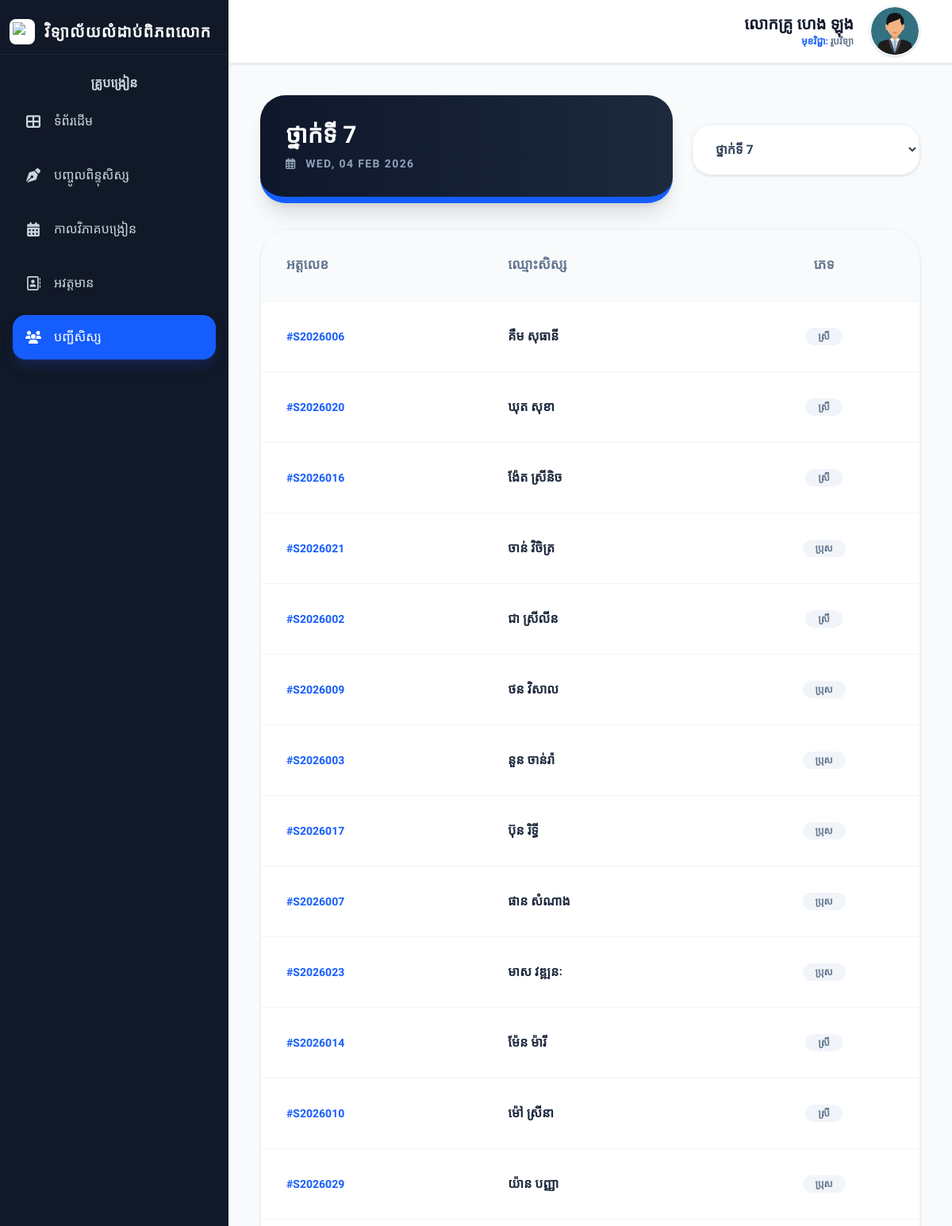
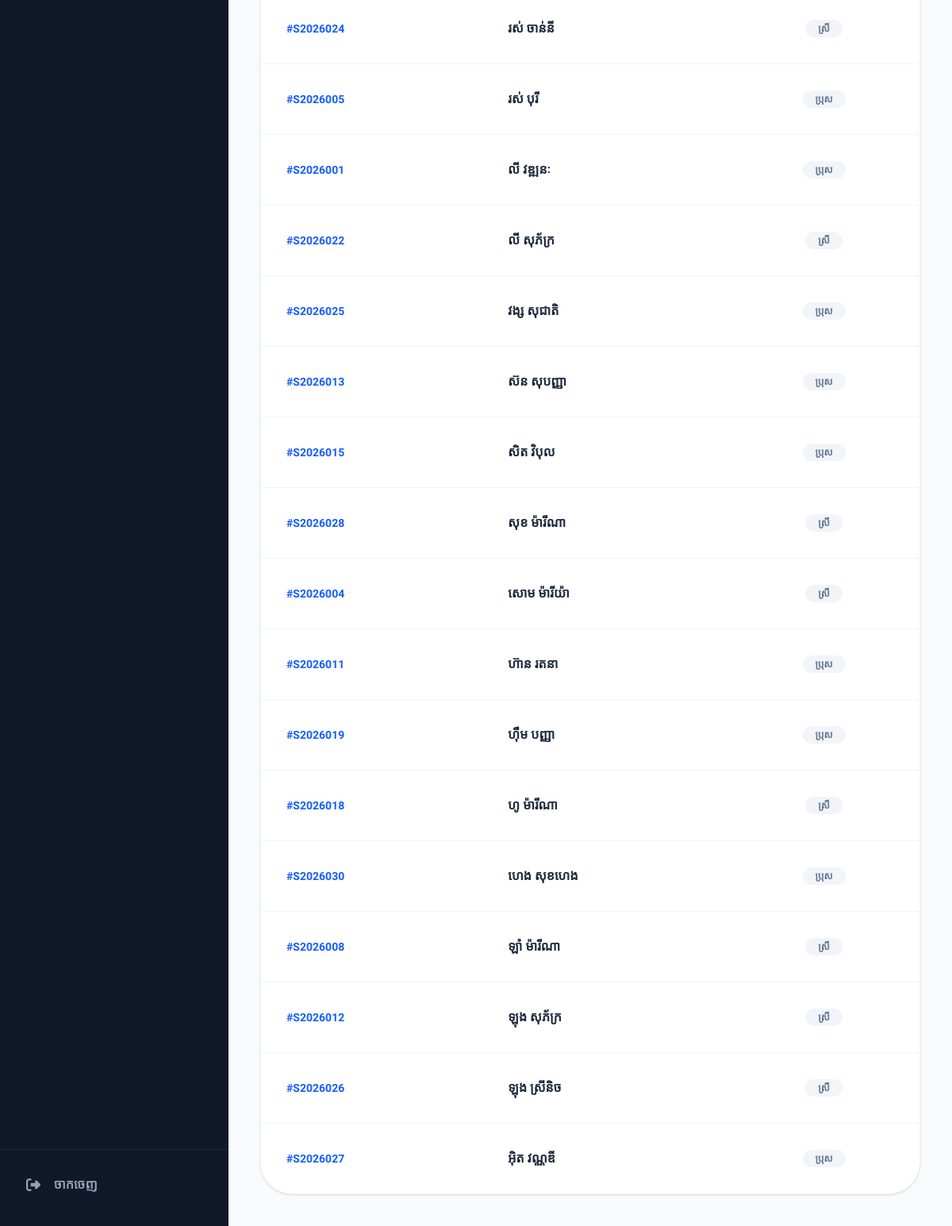
The app's page /views/teacher/student_list.php?class_id=1 (signed in) with its own data (2 pictures, top to bottom).
### tables this page shows
CREATE TABLE `teachers` (
  `teacher_id` varchar(50) NOT NULL,
  `user_id` int(11) DEFAULT NULL,
  `full_name` varchar(255) DEFAULT NULL,
  `subjects` varchar(255) DEFAULT NULL,
  `phone` varchar(20) DEFAULT NULL,
  `profile_image` varchar(255) DEFAULT 'default_user.png'
);

CREATE TABLE `students` (
  `id` int(11) NOT NULL,
  `user_id` int(11) DEFAULT NULL,
  `student_id` varchar(50) DEFAULT NULL,
  `full_name` varchar(255) DEFAULT NULL,
  `full_name_en` varchar(255) DEFAULT NULL,
  `gender` varchar(10) DEFAULT NULL,
  `dob` varchar(50) DEFAULT NULL,
  `pob` text,
  `address` text,
  `father_name` varchar(255) DEFAULT NULL,
  `mother_name` varchar(255) DEFAULT NULL,
  `father_job` varchar(100) DEFAULT NULL,
  `mother_job` varchar(100) DEFAULT NULL,
  `father_phone` varchar(20) DEFAULT NULL,
  `mother_phone` varchar(20) DEFAULT NULL,
  `stream` varchar(100) DEFAULT NULL,
  `class_name` varchar(50) DEFAULT NULL,
  `status` varchar(20) DEFAULT 'Active',
  `class_id` int(11) DEFAULT NULL,
  `academic_year` varchar(20) DEFAULT NULL,
  `photo` varchar(255) DEFAULT 'default.png',
  `profile_img` varchar(255) DEFAULT NULL,
  `phone` varchar(50) DEFAULT NULL,
  `parent_phone` varchar(20) DEFAULT NULL
);

### views/teacher/student_list.php (the view, shortened to what this page needs)
<?php
require_once '../../config/db.php';
$u_id = $_SESSION['user_id'] ?? 0;
$teacher_query = mysqli_query($conn, "SELECT teacher_id, full_name, profile_image FROM teachers WHERE user_id = '$u_id' LIMIT 1");
$teacher_info = mysqli_fetch_assoc($teacher_query);
$real_t_id      = $teacher_info['teacher_id'] ?? 'N/A';
$display_name   = $teacher_info['full_name'] ?? ($_SESSION['full_name'] ?? 'គ្រូបង្រៀន');
$db_profile_img = $teacher_info['profile_image'] ?? '';
$sub_query = mysqli_query($conn, "SELECT DISTINCT s.subject_name FROM timetable t
                                  INNER JOIN subjects s ON t.subject_id = s.id
                                  WHERE t.teacher_id = '$real_t_id' LIMIT 1");
$sub_data = mysqli_fetch_assoc($sub_query);
$display_subject = $sub_data['subject_name'] ?? 'មិនទាន់កំណត់';
$class_id = isset($_GET['class_id']) ? (int)$_GET['class_id'] : 0;
$grade_map = [1 => "7", 2 => "8", 3 => "9", 4 => "10", 5 => "11", 6 => "12"];
$current_grade = $grade_map[$class_id] ?? '---';
$classes_query = mysqli_query($conn, "SELECT DISTINCT class_id FROM timetable WHERE teacher_id = '$real_t_id' AND is_deleted = 0");
$students = null;
if ($class_id > 0) {
    $st_query = "SELECT student_id, full_name, gender FROM students
                 WHERE class_id = '$class_id' AND status = 'Active'
                 ORDER BY full_name ASC";
    $students = mysqli_query($conn, $st_query);
}
include '../../includes/header.php';
?>
<div class="flex h-screen w-full bg-[#f8fafc] overflow-hidden">
    <?php include '../../includes/sidebar_teacher.php'; ?>
    <div class="flex-1 flex flex-col min-w-0 h-full">
       <header class="bg-white border-b-2 border-slate-100 h-20 flex items-center justify-between px-6 md:px-10 shrink-0 shadow-sm z-20">
            <div class="flex items-center gap-5">
                <div class="text-right">
                    <p class="text-[18px] md:text-[20px] font-black text-slate-900 leading-tight">
                        <?= htmlspecialchars($display_name); ?>
                    </p>
                    <p class="text-[11px] md:text-[12px] text-blue-600 font-bold uppercase">
                         មុខវិជ្ជា: <span class="text-slate-500"><?= htmlspecialchars($display_subject) ?></span>
                    </p>
                </div>
                <div class="w-14 h-14 md:w-16 md:h-16 rounded-full overflow-hidden border-2 border-slate-100 shadow-sm bg-slate-50">
                    <?php
                        $path = "../../assets/uploads/teachers/";
                        $img = (!empty($db_profile_img) && file_exists($path . $db_profile_img)) ? $path . $db_profile_img : $path . 'default_user.png';
                    ?>
                    <img src="<?= $img ?>" class="w-full h-full object-cover">
                </div>
            </div>
        </header>
       <main class="flex-1 overflow-y-auto p-4 md:p-10 custom-scrollbar bg-[#f8fafc]">
    <div class="mb-8 flex flex-col md:flex-row md:items-center justify-between gap-6">
        <div class="bg-gradient-to-r from-slate-900 to-slate-800 p-6 md:p-8 rounded-[2rem] text-white shadow-xl flex-1 border-b-4 md:border-b-8 border-blue-600">
            <h1 class="text-xl md:text-3xl "><span class="text-white">ថ្នាក់ទី <?= $current_grade ?></span><h1>
            <p class="text-slate-400 font-bold text-[12px] md:text-sm mt-2 uppercase tracking-widest">
                <i class="far fa-calendar-alt mr-2"></i> <?= date('D, d M Y') ?>
            </p>
        </div>
        <form method="GET" class="w-full md:w-auto">
            <select name="class_id" onchange="this.form.submit()"
                    class="w-full md:w-72 bg-white border-2 border-slate-100 rounded-2xl md:rounded-[1.5rem] px-6 py-4 md:py-5 font-bold outline-none shadow-sm focus:border-blue-500 transition-all cursor-pointer text-slate-700 text-sm md:text-base">
                <?php if($classes_query): mysqli_data_seek($classes_query, 0); while($c = mysqli_fetch_assoc($classes_query)):
                    $id = $c['class_id'];
                    $label = $grade_map[$id] ?? $id;
                ?>
                    <option value="<?= $id ?>" <?= $class_id == $id ? 'selected' : '' ?>>ថ្នាក់ទី <?= $label ?></option>
                <?php endwhile; endif; ?>
            </select>
        </form>
    </div>
    <?php if ($class_id > 0 && $students && mysqli_num_rows($students) > 0): ?>
        <div class="hidden md:block bg-white rounded-[2.5rem] shadow-sm border border-slate-100 overflow-hidden">
            <table class="w-full text-left">
                <thead class="bg-slate-50 border-b border-slate-100">
                    <tr>
                        <th class="p-8 font-black uppercase text-[17px] text-slate-500 ">អត្តលេខ</th>
                        <th class="p-8 font-black uppercase text-[17px] text-slate-500 ">ឈ្មោះសិស្ស</th>
                        <th class="p-8 font-black uppercase text-[17px] text-slate-500 text-center">ភេទ</th>
                    </tr>
                </thead>
                <tbody class="divide-y divide-slate-100">
                    <?php mysqli_data_seek($students, 0); while($row = mysqli_fetch_assoc($students)): ?>
                    <tr class="hover:bg-blue-50/40 transition-all group">
                        <td class="p-8 text-sm font-black text-blue-600 ">#<?= htmlspecialchars($row['student_id']) ?></td>
                        <td class="p-8 font-bold text-slate-800 uppercase "><?= htmlspecialchars($row['full_name']) ?></td>
                        <td class="p-8 text-center text-xs font-bold text-slate-500 uppercase"><span class="px-4 py-1 bg-slate-100 rounded-full"><?= $row['gender'] ?></span></td>
                    </tr>
                    <?php endwhile; ?>
                </tbody>
            </table>
        </div>
    <?php endif; ?>
</main>
    </div>
</div>
<?php include '../../includes/footer.php'; ?>

### includes/header.php (style rules this page uses)
body { font-family: 'Hanuman', serif; font-size: 16px; }
h1, h2, .sidebar-brand { font-family: 'Hanuman', serif; font-weight: 700; color: #2c3e50; }

### views/teacher/student_list.php (style rules this page uses)
body { font-family: 'Kantumruy Pro', sans-serif; overflow: hidden; width: 100%; }

### records on screen
teachers: full_name "លោកគ្រូ ហេង ឡុង", profile_image (picture)
students: student "S2026006", full_name "គឹម សុធានី", gender "ស្រី"
students: student "S2026020", full_name "ឃុត សុខា", gender "ស្រី"
students: student "S2026016", full_name "ង៉ែត ស្រីនិច", gender "ស្រី"
students: student "S2026021", full_name "ចាន់ វិចិត្រ", gender "ប្រុស"
students: student "S2026002", full_name "ជា ស្រីលីន", gender "ស្រី"
students: student "S2026009", full_name "ថន វិសាល", gender "ប្រុស"
students: student "S2026003", full_name "នួន ចាន់រ៉ា", gender "ប្រុស"
students: student "S2026017", full_name "ប៊ុន រិទ្ធី", gender "ប្រុស"
students: student "S2026007", full_name "ផាន សំណាង", gender "ប្រុស"
students: student "S2026023", full_name "មាស វឌ្ឍនៈ", gender "ប្រុស"
students: student "S2026014", full_name "ម៉ែន ម៉ារី", gender "ស្រី"
students: student "S2026010", full_name "ម៉ៅ ស្រីនា", gender "ស្រី"
students: student "S2026029", full_name "យ៉ាន បញ្ញា", gender "ប្រុស"
students: student "S2026024", full_name "រស់ ចាន់នី", gender "ស្រី"
students: student "S2026005", full_name "រស់ បុរី", gender "ប្រុស"
students: student "S2026001", full_name "លី វឌ្ឍនៈ", gender "ប្រុស"
students: student "S2026022", full_name "លី សុភ័ក្រ", gender "ស្រី"
students: student "S2026025", full_name "វង្ស សុជាតិ", gender "ប្រុស"
students: student "S2026013", full_name "ស៊ន សុបញ្ញា", gender "ប្រុស"
students: student "S2026015", full_name "សិត វិបុល", gender "ប្រុស"
students: student "S2026028", full_name "សុខ ម៉ារីណា", gender "ស្រី"
students: student "S2026004", full_name "សោម ម៉ារីយ៉ា", gender "ស្រី"
students: student "S2026011", full_name "ហ៊ាន រតនា", gender "ប្រុស"
students: student "S2026019", full_name "ហ៊ឹម បញ្ញា", gender "ប្រុស"
students: student "S2026018", full_name "ហូ ម៉ារីណា", gender "ស្រី"
students: student "S2026030", full_name "ហេង សុខហេង", gender "ប្រុស"
students: student "S2026008", full_name "ឡាំ ម៉ារីណា", gender "ស្រី"
students: student "S2026012", full_name "ឡុង សុភ័ក្រ", gender "ស្រី"
students: student "S2026026", full_name "ឡុង ស្រីនិច", gender "ស្រី"
students: student "S2026027", full_name "អ៊ិត វណ្ណឌី", gender "ប្រុស"

### other values on screen
$display_subject "រូបវិទ្យា"
$current_grade "7"
